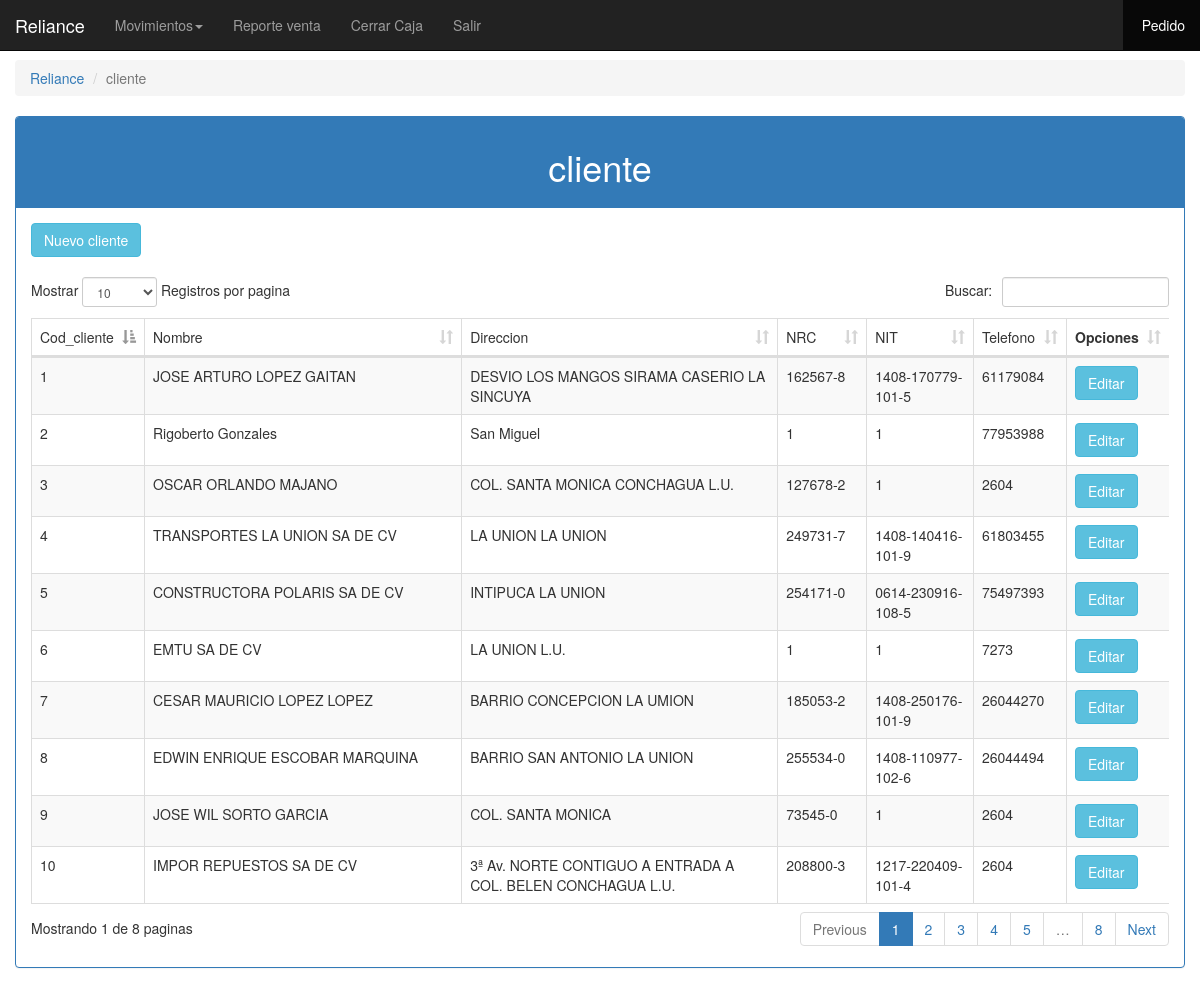
The app's page /admin/view_cliente.php (signed in) with its own data.
### tables this page shows
CREATE TABLE IF NOT EXISTS `detalle_cliente` (
  `Id_detalle_cliente` int(11) NOT NULL AUTO_INCREMENT,
  `Cod_cliente` int(255) DEFAULT NULL,
  `Id_cliente` int(255) DEFAULT NULL,
  `Nit` varchar(30) DEFAULT NULL,
  `Nrc` varchar(30) DEFAULT NULL,
  `Direccion` text,
  `Telefono` varchar(50) DEFAULT NULL,
  `Estado` int(11) DEFAULT NULL,
  PRIMARY KEY (`Id_detalle_cliente`)
);

CREATE TABLE IF NOT EXISTS `cliente` (
  `Id_cliente` int(11) NOT NULL AUTO_INCREMENT,
  `tipo_cliente` varchar(50) DEFAULT NULL,
  `Nombre` varchar(255) DEFAULT NULL,
  `Estado` int(11) DEFAULT NULL,
  PRIMARY KEY (`Id_cliente`)
);

### clases/clase_cliente.php (called while the page is built, shortened)
<?php
					class cliente{
						private $pdo;
						public function __Construct(){
							try{
							$this->pdo = new PDO('mysql:host=localhost;dbname=heavy_parts_nuevo', 'snaven','SNAVEN10');
							$this->pdo->exec('SET CHARACTER SET utf8');
							$this->pdo->setAttribute(PDO::ATTR_ERRMODE, PDO::ERRMODE_EXCEPTION);
							$this->pdo->setAttribute(PDO::ATTR_EMULATE_PREPARES, false);
							}catch(PDOException $e){
								echo 'Error!: '.$e->getMessage();
								die();
							}
						}
						public function get_cliente(){
							try{
								$q = $this->pdo->prepare('SELECT * FROM cliente inner join detalle_cliente on detalle_cliente.Id_cliente = cliente.Id_cliente where cliente.Estado = 1');
								$q->execute();
								return $q->fetchAll();
								$this->pdo = null;
							}catch(PDOException $e){
								echo 'Error '.$e->getMessage();
							}
						}
					}
					?>

### admin/view_cliente.php (the view)
<?php
				include '../menu/menu.php';
				include '../clases/clase_cliente.php';
				$cliente = new cliente();
				$data = $cliente->get_cliente();
		?>
					<ol class="breadcrumb">
					  <li><a onclick="contenido('view_producto.php');">Reliance</a></li>
					  <li class="active">cliente</li>
					</ol>
					<div class="panel panel-primary">
						<div class="panel-heading">
							<h1 class='text-center'>cliente</h1>
						</div>
						<div class="panel-body">
							<a href="add_cliente.php" class='btn btn-info'>Nuevo cliente</a><br><br>
							<div class='table-responsive'>
								<table class='table table-striped table-bordered' id='tabla_datos'>
									<thead>
										<tr>
											<td>Cod_cliente</td>
											<td>Nombre</td>
											<td>Direccion</td>
											<td>NRC</td>
											<td>NIT</td>
											<td>Telefono</td>
											<td class='text-center'><b>Opciones</b></td>
										</tr>
									</thead>
									<?php
									foreach ($data as $row) {?>
									<tr>
										<td><?php echo $row['Cod_cliente'] ?></td>
										<td><?php echo $row['Nombre'] ?></td>
										<td><?php echo $row['Direccion'] ?></td>
										<td><?php echo $row['Nrc'] ?></td>
										<td><?php echo $row['Nit'] ?></td>
										<td><?php echo $row['Telefono'] ?></td>
										<td><a href='add_cliente.php?id=<?php echo $row[0] ?>' class='btn btn-info'>Editar</a></td>
									</tr>
									<?php }?>
								</table>
							</div>
						</div>
					</div>
<?php include '../pie/pie.php';  ?>

### records on screen
detalle_cliente: Cod_cliente "1", Id_cliente.Nombre "JOSE ARTURO LOPEZ GAITAN", Direccion "DESVIO LOS MANGOS SIRAMA CASERIO LA SINCUYA", Nrc "162567-8", Nit "1408-170779-101-5", Telefono "61179084"
detalle_cliente: Cod_cliente "2", Id_cliente.Nombre "Rigoberto Gonzales", Direccion "San Miguel", Nrc "1", Nit "1", Telefono "77953988"
detalle_cliente: Cod_cliente "3", Id_cliente.Nombre "OSCAR ORLANDO MAJANO", Direccion "COL. SANTA MONICA CONCHAGUA L.U.", Nrc "127678-2", Nit "1", Telefono "2604"
detalle_cliente: Cod_cliente "4", Id_cliente.Nombre "TRANSPORTES LA UNION SA DE CV", Direccion "LA UNION LA UNION", Nrc "249731-7", Nit "1408-140416-101-9", Telefono "61803455"
detalle_cliente: Cod_cliente "5", Id_cliente.Nombre "CONSTRUCTORA POLARIS SA DE CV", Direccion "INTIPUCA LA UNION", Nrc "254171-0", Nit "0614-230916-108-5", Telefono "75497393"
detalle_cliente: Cod_cliente "6", Id_cliente.Nombre "EMTU SA DE CV", Direccion "LA UNION L.U.", Nrc "1", Nit "1", Telefono "7273"
detalle_cliente: Cod_cliente "7", Id_cliente.Nombre "CESAR MAURICIO LOPEZ LOPEZ", Direccion "BARRIO CONCEPCION LA UMION", Nrc "185053-2", Nit "1408-250176-101-9", Telefono "26044270"
detalle_cliente: Cod_cliente "8", Id_cliente.Nombre "EDWIN ENRIQUE ESCOBAR MARQUINA", Direccion "BARRIO SAN ANTONIO LA UNION", Nrc "255534-0", Nit "1408-110977-102-6", Telefono "26044494"
detalle_cliente: Cod_cliente "9", Id_cliente.Nombre "JOSE WIL SORTO GARCIA", Direccion "COL. SANTA MONICA", Nrc "73545-0", Nit "1", Telefono "2604"
detalle_cliente: Cod_cliente "10", Id_cliente.Nombre "IMPOR REPUESTOS SA DE CV", Direccion "3ª Av. NORTE CONTIGUO A ENTRADA A COL. BELEN CONCHAGUA L.U.", Nrc "208800-3", Nit "1217-220409-101-4", Telefono "2604"
